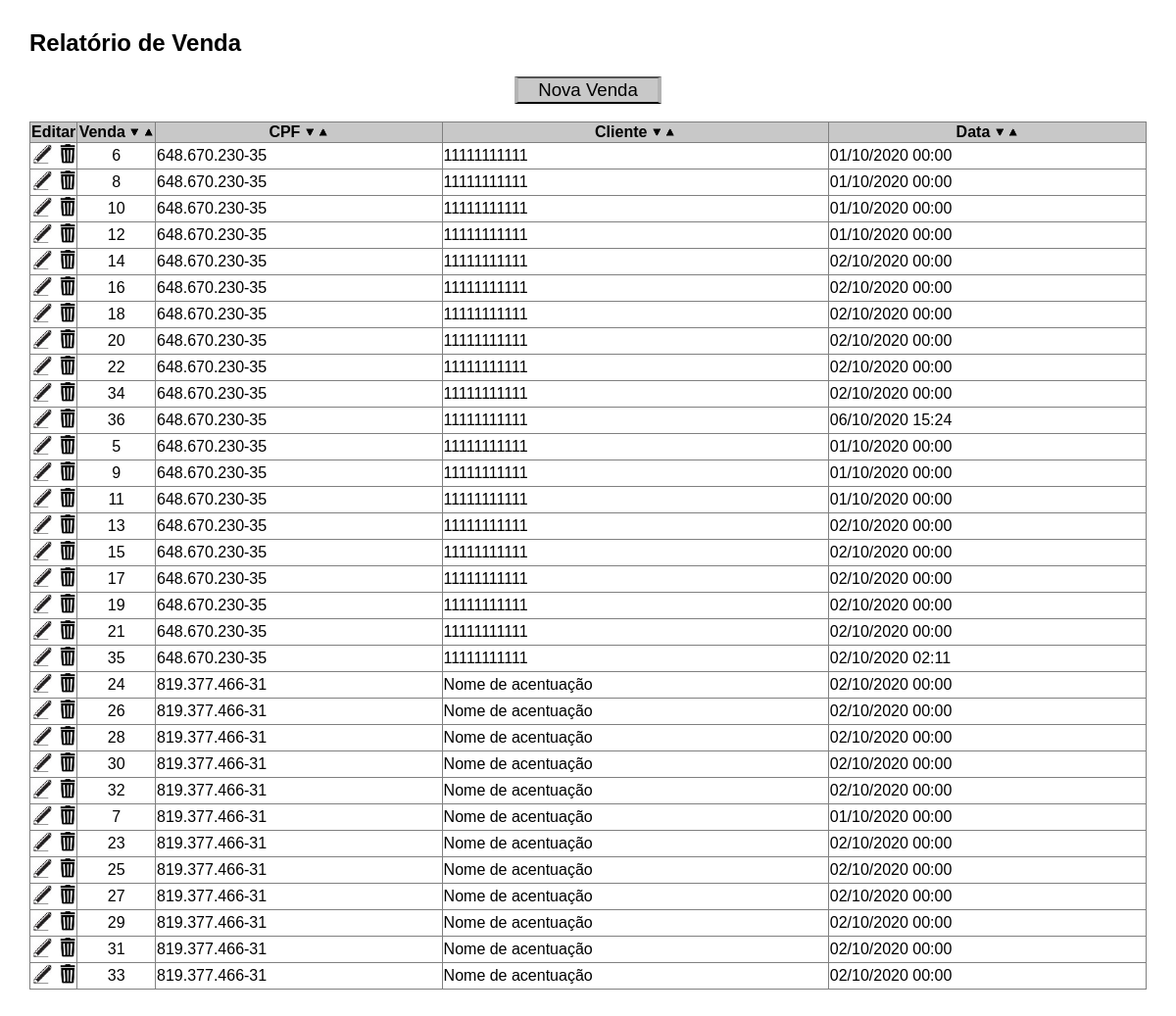
The app's page /vendaListar.php with its own data.
### tables this page shows
CREATE TABLE `venda` (
  `venda_id` int(11) NOT NULL,
  `venda_cli_cpf` varchar(11) NOT NULL,
  `venda_data` datetime NOT NULL
);

CREATE TABLE `cliente` (
  `cli_cpf` varchar(11) NOT NULL,
  `cli_nome` varchar(100) NOT NULL,
  `cli_end_lograd` varchar(200) NOT NULL,
  `cli_end_compl` varchar(50) NOT NULL,
  `cli_end_bairro` varchar(50) NOT NULL,
  `cli_end_cidade` varchar(50) NOT NULL,
  `cli_end_uf` varchar(2) NOT NULL,
  `cli_end_pais` varchar(50) NOT NULL,
  `cli_login` varchar(30) NOT NULL,
  `cli_senha` varchar(12) NOT NULL
);

### funcoes.php (called while the page is built, shortened)
<?php
function formataCPF($inCPF){
    $outCPF = substr($inCPF, 0, 3).".";
    $outCPF .= substr($inCPF, 3, 3).".";
    $outCPF .= substr($inCPF, 6, 3)."-";
    $outCPF .= substr($inCPF, 9, 2);
    return trim($outCPF);
}
?>

### vendaListar.php (the view, shortened to what this page needs)
<?php
require "funcoes.php";
$conexao = conecta();
$ordem = "ASC";
$campo = "nome";
?>
<!DOCTYPE html>
<html lang="pt-br">
  <head>
    <link rel="stylesheet" type="text/css" href="estilo.css" media="screen" />
  </head>
  <body>
    <h2>Relatório de Venda</h2>
    <center>
    <input type="button" class="button" value="Nova Venda" onClick="window.location.href='vendaIncluir.php';" />
    </center>
    <br />
    <table width="100%" style="border: 1px solid gray;
                               border-collapse: collapse;
                               margin: 0;">
      <tr>
        <th width="4%">Editar</th>
        <th width="7%">
            <b>Venda</b>
            <img src="img/baixo.png" onClick="Ordena('venda_id', 'DESC');" alt="Decrescente" title="Decrescente">
            <img src="img/cima.png" onClick="Ordena('venda_id', 'ASC');" alt="Crescente" title="Crescente">
        </th>
        <th>
            <b>CPF</b>
            <img src="img/baixo.png" onClick="Ordena('cpf', 'DESC');" alt="Decrescente" title="Decrescente">
            <img src="img/cima.png" onClick="Ordena('cpf', 'ASC');" alt="Crescente" title="Crescente">
        </th>
        <th>
            <b>Cliente</b>
            <img src="img/baixo.png" onClick="Ordena('nome', 'DESC');" alt="Decrescente" title="Decrescente">
            <img src="img/cima.png" onClick="Ordena('nome', 'ASC');" alt="Crescente" title="Crescente">
        </th>
        <th>
            <b>Data</b>
            <img src="img/baixo.png" onClick="Ordena('data', 'DESC');" alt="Decrescente" title="Decrescente">
            <img src="img/cima.png" onClick="Ordena('data', 'ASC');" alt="Crescente" title="Crescente">
        </th>
      </tr>
    <?php
    if ($result = $conexao->query("SELECT venda_id,
                                          c.cli_cpf as cpf,
                                          c.cli_nome as nome,
                                          v.venda_data as data
                                          FROM venda v LEFT JOIN cliente c ON v.venda_cli_cpf = c.cli_cpf
                                          ORDER BY ".$campo." ".$ordem)) {
        while ($linha = $result->fetch_assoc()) {
          $data = strtotime($linha["data"]);
          $data = date("d/m/Y H:i", $data);
          echo "<tr>";
          echo "  <td style='text-align: center;'>
                  <a href='itemListar.php?id=".$linha["venda_id"]."'><img src='img/lapis2.jpg' noborder height='20' title='Ítens da Venda'></a>&nbsp;
                  <a href='#' onclick='javascript:if(confirm(\"Excluir\\nConfirma a exclusão da Venda CPF: ".formataCPF($linha["cpf"])." Data: ".$data."?\"))Excluir(".$linha["venda_id"].")'>
                  <img src='img/lixeira3.jpg' noborder height='20' title='Excluir'>
                  </a>
                  </td>";
          echo "  <td style='text-align: center;'>".$linha["venda_id"]."</td>";
          echo "  <td>".formataCPF($linha["cpf"])."</td>";
          echo "  <td>".$linha["nome"]."</td>";
          echo "  <td>".$data."</td>";
          echo "</tr>";
        }
    }
    ?>
    </table>
  </body>
</html>

### estilo.css (style rules this page uses)
body { margin: 30px; font-family: Arial, Helvetica, sans-serif; }
table { background-color: rgba(255,255,255,1); }
th { border: 1px solid gray; background-color: rgb(200,200,200); }
td { border: 1px solid gray; background-color: rgba(255,255,255,1); }
img { margin: 0; padding: 0; }
input { font-family: Arial, Helvetica, sans-serif; }
.button { margin-left: 10px; margin-right: 10px; padding-left: 20px; padding-right: 20px; border-left: 4px solid rgb(180,180,180); border-right: 4px solid rgb(180,180,180); font-size: 14pt; background-color: rgb(200,200,200); }

### vendaListar.php (style rules this page uses)
td { background-color: rgba(255,255,255,1); }

### records on screen
venda: venda_id "6", venda_cli_cpf.cli_cpf "648.670.230-35", venda_cli_cpf.cli_nome "11111111111", venda_data "01/10/2020 00:00"
venda: venda_id "8", venda_cli_cpf.cli_cpf "648.670.230-35", venda_cli_cpf.cli_nome "11111111111", venda_data "01/10/2020 00:00"
venda: venda_id "10", venda_cli_cpf.cli_cpf "648.670.230-35", venda_cli_cpf.cli_nome "11111111111", venda_data "01/10/2020 00:00"
venda: venda_id "12", venda_cli_cpf.cli_cpf "648.670.230-35", venda_cli_cpf.cli_nome "11111111111", venda_data "01/10/2020 00:00"
venda: venda_id "14", venda_cli_cpf.cli_cpf "648.670.230-35", venda_cli_cpf.cli_nome "11111111111", venda_data "02/10/2020 00:00"
venda: venda_id "16", venda_cli_cpf.cli_cpf "648.670.230-35", venda_cli_cpf.cli_nome "11111111111", venda_data "02/10/2020 00:00"
venda: venda_id "18", venda_cli_cpf.cli_cpf "648.670.230-35", venda_cli_cpf.cli_nome "11111111111", venda_data "02/10/2020 00:00"
venda: venda_id "20", venda_cli_cpf.cli_cpf "648.670.230-35", venda_cli_cpf.cli_nome "11111111111", venda_data "02/10/2020 00:00"
venda: venda_id "22", venda_cli_cpf.cli_cpf "648.670.230-35", venda_cli_cpf.cli_nome "11111111111", venda_data "02/10/2020 00:00"
venda: venda_id "34", venda_cli_cpf.cli_cpf "648.670.230-35", venda_cli_cpf.cli_nome "11111111111", venda_data "02/10/2020 00:00"
venda: venda_id "36", venda_cli_cpf.cli_cpf "648.670.230-35", venda_cli_cpf.cli_nome "11111111111", venda_data "06/10/2020 15:24"
venda: venda_id "5", venda_cli_cpf.cli_cpf "648.670.230-35", venda_cli_cpf.cli_nome "11111111111", venda_data "01/10/2020 00:00"
venda: venda_id "9", venda_cli_cpf.cli_cpf "648.670.230-35", venda_cli_cpf.cli_nome "11111111111", venda_data "01/10/2020 00:00"
venda: venda_id "11", venda_cli_cpf.cli_cpf "648.670.230-35", venda_cli_cpf.cli_nome "11111111111", venda_data "01/10/2020 00:00"
venda: venda_id "13", venda_cli_cpf.cli_cpf "648.670.230-35", venda_cli_cpf.cli_nome "11111111111", venda_data "02/10/2020 00:00"
venda: venda_id "15", venda_cli_cpf.cli_cpf "648.670.230-35", venda_cli_cpf.cli_nome "11111111111", venda_data "02/10/2020 00:00"
venda: venda_id "17", venda_cli_cpf.cli_cpf "648.670.230-35", venda_cli_cpf.cli_nome "11111111111", venda_data "02/10/2020 00:00"
venda: venda_id "19", venda_cli_cpf.cli_cpf "648.670.230-35", venda_cli_cpf.cli_nome "11111111111", venda_data "02/10/2020 00:00"
venda: venda_id "21", venda_cli_cpf.cli_cpf "648.670.230-35", venda_cli_cpf.cli_nome "11111111111", venda_data "02/10/2020 00:00"
venda: venda_id "35", venda_cli_cpf.cli_cpf "648.670.230-35", venda_cli_cpf.cli_nome "11111111111", venda_data "02/10/2020 02:11"
venda: venda_id "24", venda_cli_cpf.cli_cpf "819.377.466-31", venda_cli_cpf.cli_nome "Nome de acentuação", venda_data "02/10/2020 00:00"
venda: venda_id "26", venda_cli_cpf.cli_cpf "819.377.466-31", venda_cli_cpf.cli_nome "Nome de acentuação", venda_data "02/10/2020 00:00"
venda: venda_id "28", venda_cli_cpf.cli_cpf "819.377.466-31", venda_cli_cpf.cli_nome "Nome de acentuação", venda_data "02/10/2020 00:00"
venda: venda_id "30", venda_cli_cpf.cli_cpf "819.377.466-31", venda_cli_cpf.cli_nome "Nome de acentuação", venda_data "02/10/2020 00:00"
venda: venda_id "32", venda_cli_cpf.cli_cpf "819.377.466-31", venda_cli_cpf.cli_nome "Nome de acentuação", venda_data "02/10/2020 00:00"
venda: venda_id "7", venda_cli_cpf.cli_cpf "819.377.466-31", venda_cli_cpf.cli_nome "Nome de acentuação", venda_data "01/10/2020 00:00"
venda: venda_id "23", venda_cli_cpf.cli_cpf "819.377.466-31", venda_cli_cpf.cli_nome "Nome de acentuação", venda_data "02/10/2020 00:00"
venda: venda_id "25", venda_cli_cpf.cli_cpf "819.377.466-31", venda_cli_cpf.cli_nome "Nome de acentuação", venda_data "02/10/2020 00:00"
venda: venda_id "27", venda_cli_cpf.cli_cpf "819.377.466-31", venda_cli_cpf.cli_nome "Nome de acentuação", venda_data "02/10/2020 00:00"
venda: venda_id "29", venda_cli_cpf.cli_cpf "819.377.466-31", venda_cli_cpf.cli_nome "Nome de acentuação", venda_data "02/10/2020 00:00"
venda: venda_id "31", venda_cli_cpf.cli_cpf "819.377.466-31", venda_cli_cpf.cli_nome "Nome de acentuação", venda_data "02/10/2020 00:00"
venda: venda_id "33", venda_cli_cpf.cli_cpf "819.377.466-31", venda_cli_cpf.cli_nome "Nome de acentuação", venda_data "02/10/2020 00:00"
